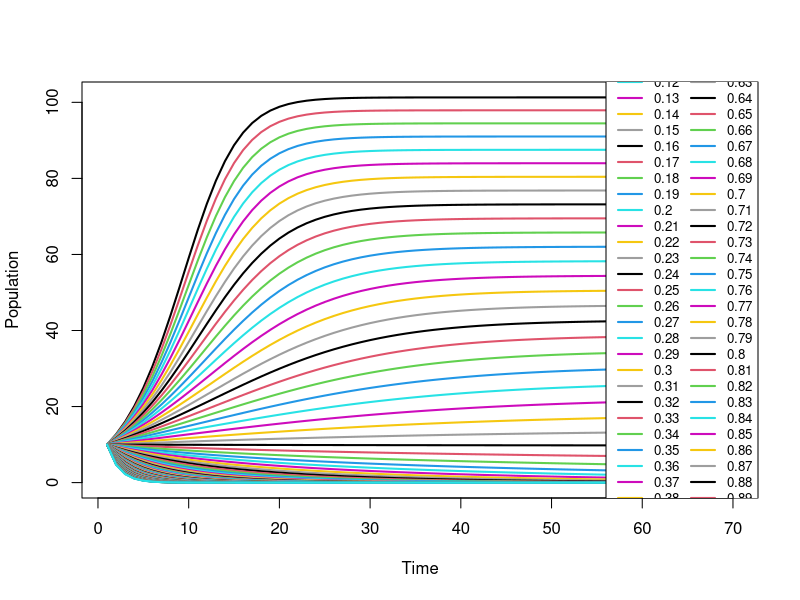
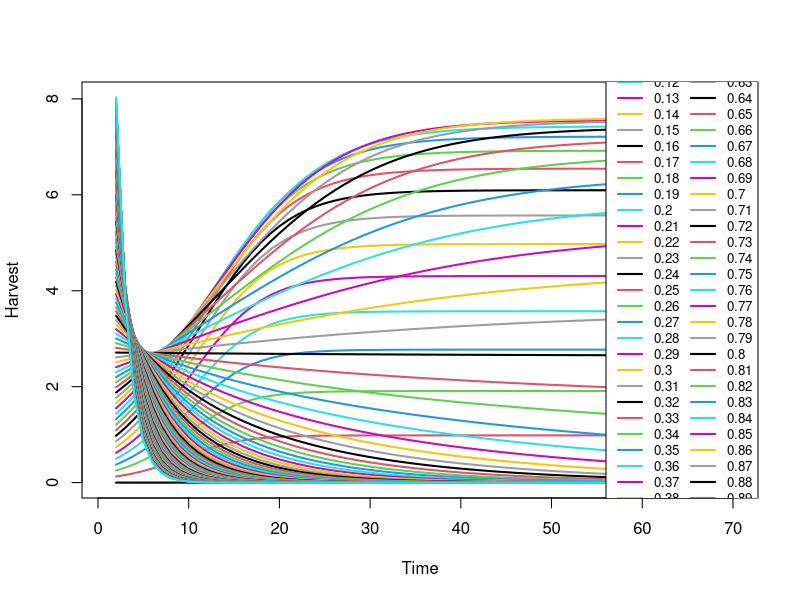
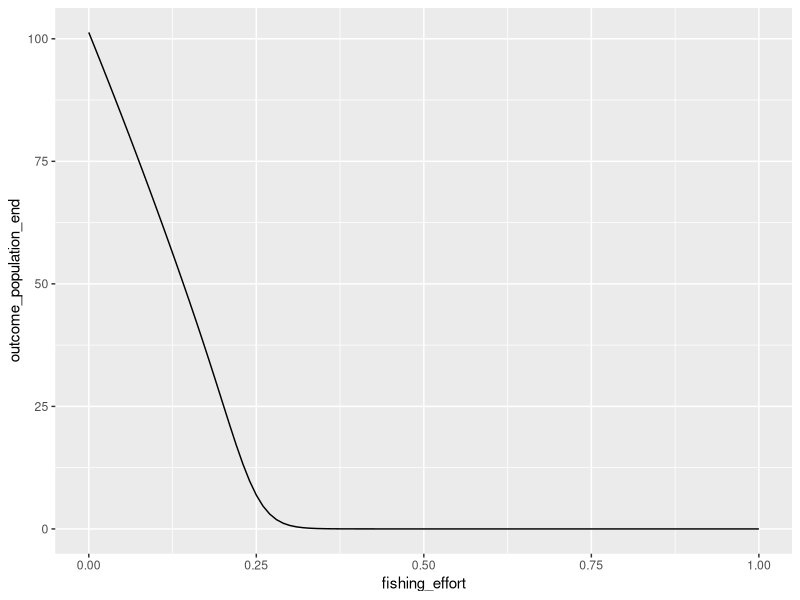
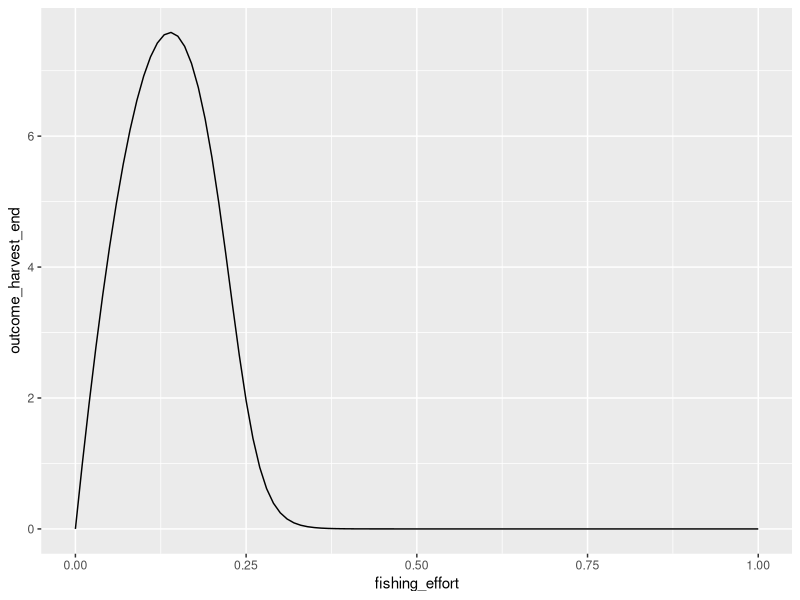

These charts were generated, in order, by the following R code:
library(tidyverse)
library(ggpubr)

#projections <- read.csv("anomaly_df.csv")
#SST_dev <- projections[['anomaly']]

patch_area <- c(1)
number_patches <- length(patch_area)
timesteps <- 70 #length(SST_dev)
r <- 0.3
K <- 101.3
catchability <- 1

population <- array(NA, dim = c(timesteps, number_patches))
harvest <- array(NA, dim = c(timesteps, number_patches))

patch_area_sequences <- seq(1, 1, by = 1)
fishing_effort_sequences <- seq(0, 1, by = 0.01)

parameter_grid <- expand.grid(patch_area = patch_area_sequences,
                              fishing_effort = fishing_effort_sequences)

# Saving outputs
outcome_population <- matrix(0, ncol = timesteps, nrow = nrow(parameter_grid))
outcome_harvest <- matrix(0, ncol = timesteps, nrow = nrow(parameter_grid))
outcome_population_end <- matrix(0, ncol = 1, nrow = nrow(parameter_grid))
outcome_harvest_end <- matrix(0, ncol = 1, nrow = nrow(parameter_grid))



for (iter in 1:nrow(parameter_grid)) {
  population[1] <- c(10)  # Initialize population for each iteration
  
  for (t in 2:timesteps) {
    population[t] <- population[t-1] + r * population[t-1] * (1 - population[t-1] / K)
    harvest[t] <- population[t] * (1 - exp(-parameter_grid[['fishing_effort']][[iter]]) * catchability)
    population[t] <- population[t] * (1 - (1 - exp(-parameter_grid[['fishing_effort']][[iter]])))
  }
  
  #save the whole trajectory
  outcome_population[iter, ] <- population
  outcome_harvest[iter, ] <- harvest
  
  #save the mean of the last 20 years
  outcome_population_end[iter] <- mean(population[(t-19):t])
  outcome_harvest_end[iter] <- mean(harvest[(t-19):t])
}

##TRAJECTORY PLOTS
# Transpose outcome_population for correct plotting
outcome_population <- t(outcome_population)
outcome_harvest <- t(outcome_harvest)

# Plotting with modified line characteristics and legend position
matplot(outcome_population, type = "l", col = 1:nrow(parameter_grid), lty = 1, lwd = 2, xlab = "Time", ylab = "Population")
legend("right", legend = parameter_grid$fishing_effort, col = 1:nrow(parameter_grid), lty = rep(1, nrow(parameter_grid)), ncol=2, lwd = 2, cex = 0.8)


matplot(outcome_harvest, type = "l", col = 1:nrow(parameter_grid), lty = 1, lwd = 2, xlab = "Time", ylab = "Harvest")
legend("right", legend = parameter_grid$fishing_effort, col = 1:nrow(parameter_grid), lty = rep(1, nrow(parameter_grid)), ncol=2, lwd = 2, cex = 0.8)


##PLOTTING EQUILIBRIUM VALUES VS FISHING EFFORT
outcome <- cbind(parameter_grid, outcome_population_end, outcome_harvest_end)

ggplot(outcome, aes(x=fishing_effort, y=outcome_population_end)) +
         geom_line()
       
ggplot(outcome, aes(x=fishing_effort, y=outcome_harvest_end)) +
  geom_line()      
       
       
       